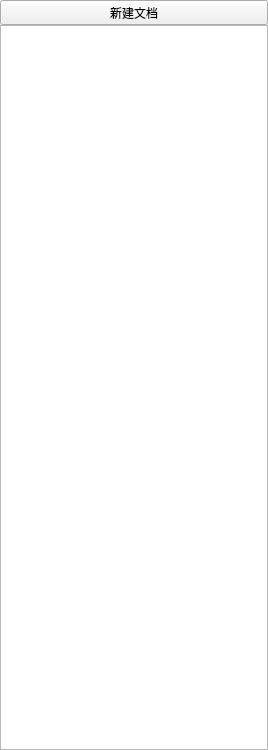
<?xml version="1.0" encoding="UTF-8"?>
<ui version="4.0">
 <class>CDocManagerWidget</class>
 <widget class="QWidget" name="CDocManagerWidget">
  <property name="geometry">
   <rect>
    <x>0</x>
    <y>0</y>
    <width>268</width>
    <height>750</height>
   </rect>
  </property>
  <property name="windowTitle">
   <string>Form</string>
  </property>
  <property name="styleSheet">
   <string notr="true"/>
  </property>
  <layout class="QVBoxLayout" name="verticalLayout">
   <property name="spacing">
    <number>0</number>
   </property>
   <property name="leftMargin">
    <number>0</number>
   </property>
   <property name="topMargin">
    <number>0</number>
   </property>
   <property name="rightMargin">
    <number>0</number>
   </property>
   <property name="bottomMargin">
    <number>0</number>
   </property>
   <item>
    <widget class="QToolButton" name="toolButton_newDoc">
     <property name="sizePolicy">
      <sizepolicy hsizetype="Expanding" vsizetype="Fixed">
       <horstretch>0</horstretch>
       <verstretch>0</verstretch>
      </sizepolicy>
     </property>
     <property name="text">
      <string>新建文档</string>
     </property>
    </widget>
   </item>
   <item>
    <widget class="QTreeView" name="treeView_doc">
     <property name="sizePolicy">
      <sizepolicy hsizetype="Expanding" vsizetype="Expanding">
       <horstretch>0</horstretch>
       <verstretch>0</verstretch>
      </sizepolicy>
     </property>
    </widget>
   </item>
  </layout>
 </widget>
 <resources/>
 <connections/>
</ui>
